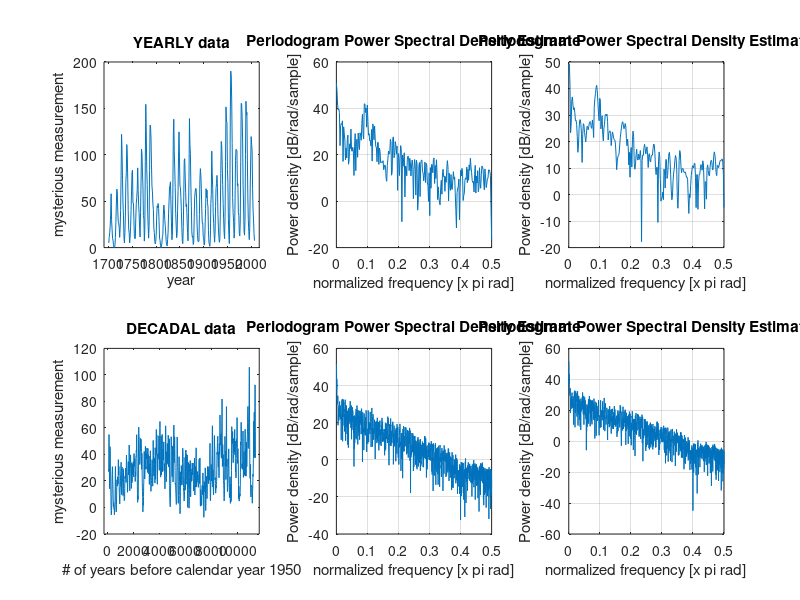

Recreate this plot in MATLAB.
%Problem 2
%saved Frederik's 2 coulumn YEARLY.plt file as a .txt file
%1st column is calendar year, 2nd column is measurement
yearly = importdata('YEARLY.txt');

subplot(2,3,1)
plot(yearly(:,1),yearly(:,2))
title('YEARLY data')
xlabel('year')
ylabel('mysterious measurement')
xlim([1690 2017])

subplot(2,3,2)
periodogram(yearly(:,2))
%% 
%Problem 3
%saved Frederik's 3 coulumn DECADAL.plt file as a .txt file
%1st column is # of years before calendar year 1950,
%2nd column is measurement, 3rd column is measurement uncertainty
decadal = importdata('DECADAL.txt');

subplot(2,3,4)
plot(decadal(:,1),decadal(:,2))
title('DECADAL data')
xlabel('# of years before calendar year 1950')
ylabel('mysterious measurement')
xlim([-300 11700])

subplot(2,3,5)
periodogram(decadal(:,2))
%% 
%Problem 4
%popular data windows are:
%bartlett, blackman, chebwin, hamming, hann, kaiser

subplot(2,3,3)
periodogram(yearly(:,2),hann(length(yearly(:,2))))

subplot(236)
periodogram(decadal(:,2),kaiser(length(decadal(:,2))))
